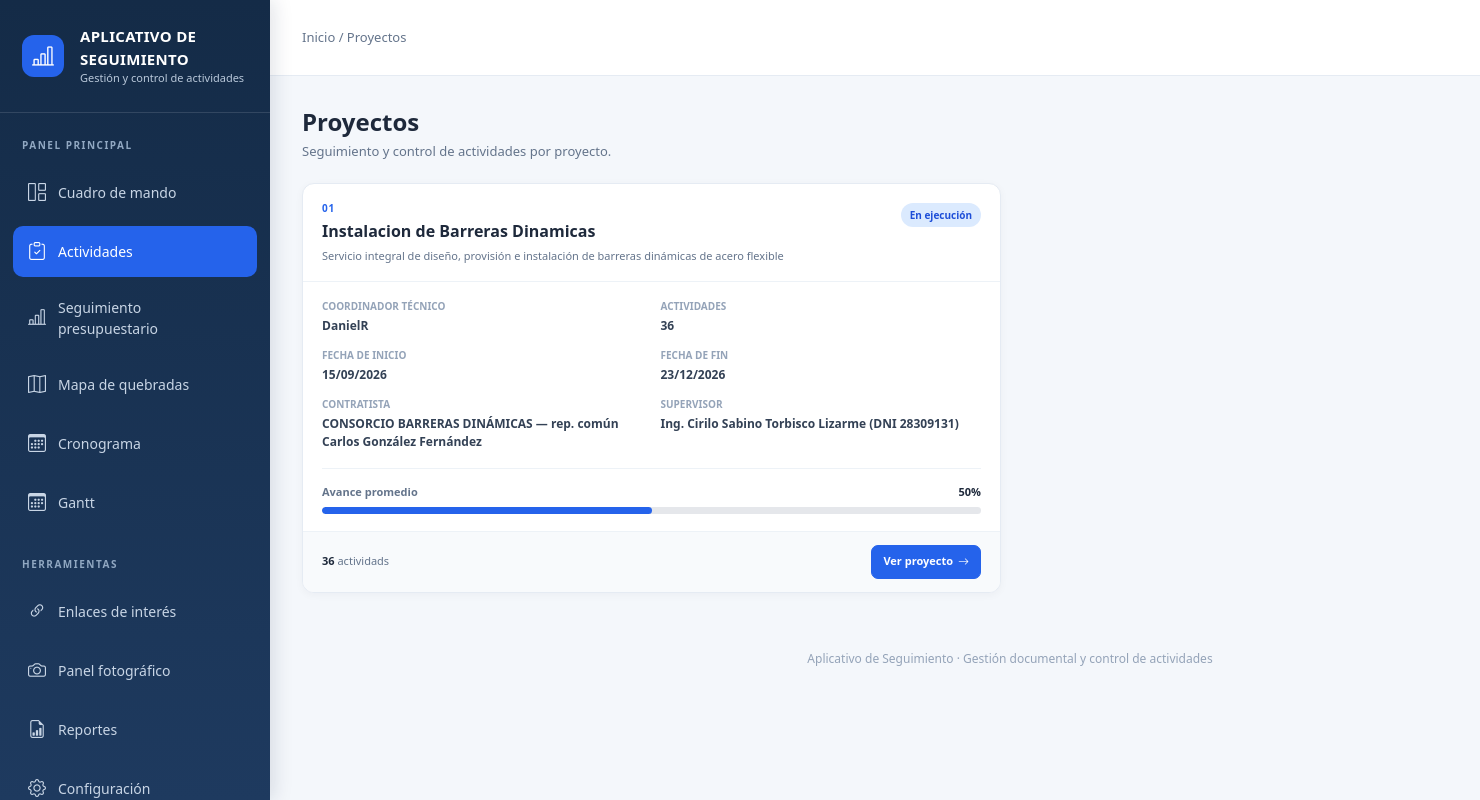
Page /monitoreo/proyectos/ (signed in) on the committed database.
### monitoreo/models.py (models this page shows, shortened)
class Proyecto(models.Model):
    class Estado(models.TextChoices):
        PLANIFICADO = "PLANIFICADO", "Planificado"
        EN_EJECUCION = "EN_EJECUCION", "En ejecución"
        SUSPENDIDO = "SUSPENDIDO", "Suspendido"
        FINALIZADO = "FINALIZADO", "Finalizado"
        CANCELADO = "CANCELADO", "Cancelado"
    codigo = models.CharField(
        max_length=50,
        unique=True,
    )
    nombre = models.CharField(
        max_length=250,
    )
    descripcion = models.TextField(
        blank=True,
    )
    monto = models.DecimalField(
        max_digits=12,
        decimal_places=2,
        null=True,
        blank=True,
    )
    contratista = models.CharField(
        max_length=250,
        blank=True,
    )
    supervisor = models.CharField(
        max_length=250,
        blank=True,
    )
    entidad_nombre = models.CharField(
        max_length=250,
        blank=True,
    )
    coordinador_tecnico = models.ForeignKey(
        Responsable,
        on_delete=models.PROTECT,
        related_name="proyectos_coordinados",
    )
    fecha_inicio = models.DateField()
    fecha_fin = models.DateField()
    estado = models.CharField(
        max_length=20,
        choices=Estado.choices,
        default=Estado.PLANIFICADO,
    )
    activo = models.BooleanField(
        default=True,
    )
    creado_en = models.DateTimeField(
        auto_now_add=True,
    )
    actualizado_en = models.DateTimeField(
        auto_now=True,
    )
    class Meta:
        verbose_name = "Proyecto"
        verbose_name_plural = "Proyectos"
        ordering = [
            "-fecha_inicio",
            "nombre",
        ]

class Responsable(models.Model):
    class Rol(models.TextChoices):
        ADMINISTRADOR = "ADMIN", "Administrador"
        ACTUALIZADOR = "ACTUALIZADOR", "Responsable de actualización"
        MONITOR = "MONITOR", "Monitor"
        COORDINADOR = "COORDINADOR", "Coordinador"
        JEFE = "JEFE", "Jefe"
    usuario = models.OneToOneField(
        settings.AUTH_USER_MODEL,
        on_delete=models.CASCADE,
        related_name="perfil_responsable",
    )
    cargo = models.CharField(
        max_length=150,
        blank=True,
    )
    rol = models.CharField(
        max_length=20,
        choices=Rol.choices,
        default=Rol.COORDINADOR,
    )
    area = models.CharField(
        max_length=150,
        blank=True,
    )
    activo = models.BooleanField(
        default=True,
    )
    class Meta:
        verbose_name = "Responsable"
        verbose_name_plural = "Responsables"
        ordering = [
            "usuario__last_name",
            "usuario__first_name",
        ]
    def __str__(self):
        nombre = self.usuario.get_full_name()
        return nombre or self.usuario.username

### monitoreo/views.py (the view)
@login_required
def proyecto_lista(request):
    proyectos = (
        Proyecto.objects
        .filter(activo=True)
        .select_related("coordinador_tecnico")
    )
    for proyecto in proyectos:
        actividades = proyecto.actividades.all()
        proyecto.total_actividades = actividades.count()
        proyecto.cumplidas = actividades.filter(
            estado=Actividad.Estado.CUMPLIDA
        ).count()
        proyecto.en_proceso = actividades.filter(
            estado=Actividad.Estado.EN_PROCESO
        ).count()
        proyecto.pendientes = actividades.filter(
            estado=Actividad.Estado.PENDIENTE
        ).count()
        proyecto.vencidas = actividades.filter(
            estado=Actividad.Estado.VENCIDA
        ).count()
        promedio = actividades.aggregate(
            promedio=Avg("porcentaje_avance")
        )["promedio"]
        proyecto.avance_promedio = round(
            float(promedio or 0),
            2
        )
    return render(
        request,
        "monitoreo/proyecto_lista.html",
        {
            "proyectos": proyectos,
        },
    )

### monitoreo/templates/monitoreo/proyecto_lista.html (shortened to what this page needs)
{% extends "base.html" %}
{% block actividades_active %}
    active
{% endblock %}
{% block breadcrumb %}
    Inicio / Proyectos
{% endblock %}
{% block content %}
<div class="page-header">
    <div class="page-title">
        <h1>
            Proyectos
        </h1>
        <p>
            Seguimiento y control de actividades por proyecto.
        </p>
    </div>
</div>
{% if proyectos %}
    <div class="projects-grid">
        {% for proyecto in proyectos %}
            <article class="project-card">
                <div class="project-card-header">
                    <div>
                        <div class="project-code">
                            {{ proyecto.codigo }}
                        </div>
                        <h2 class="project-name">
                            {{ proyecto.nombre }}
                        </h2>
                        {% if proyecto.descripcion %}
                            <p class="project-description">
                                {{ proyecto.descripcion }}
                            </p>
                        {% endif %}
                    </div>
                    <div>
                        {% if proyecto.estado == "PLANIFICADO" %}
                            <span class="project-status status-planificado">
                                Planificado
                            </span>
                        {% elif proyecto.estado == "EN_EJECUCION" %}
                            <span class="project-status status-en-ejecucion">
                                En ejecución
                            </span>
                        {% elif proyecto.estado == "SUSPENDIDO" %}
                            <span class="project-status status-suspendido">
                                Suspendido
                            </span>
                        {% elif proyecto.estado == "FINALIZADO" %}
                            <span class="project-status status-finalizado">
                                Finalizado
                            </span>
                        {% elif proyecto.estado == "CANCELADO" %}
                            <span class="project-status status-cancelado">
                                Cancelado
                            </span>
                        {% else %}
                            <span class="project-status status-planificado">
                                {{ proyecto.get_estado_display }}
                            </span>
                        {% endif %}
                    </div>
                </div>
                <div class="project-card-body">
                    <div class="project-data">
                        <div>
                            <div class="data-label">
                                Coordinador técnico
                            </div>
                            <div class="data-value">
                                {% if proyecto.coordinador_tecnico %}
                                    {{ proyecto.coordinador_tecnico }}
                                {% else %}
                                    No asignado
                                {% endif %}
                            </div>
                        </div>
                        <div>
                            <div class="data-label">
                                Actividades
                            </div>
                            <div class="data-value">
                                {{ proyecto.total_actividades|default:0 }}
                            </div>
                        </div>
                        <div>
                            <div class="data-label">
                                Fecha de inicio
                            </div>
                            <div class="data-value">
                                {% if proyecto.fecha_inicio %}
                                    {{ proyecto.fecha_inicio|date:"d/m/Y" }}
                                {% else %}
                                    —
                                {% endif %}
                            </div>
                        </div>
                        <div>
                            <div class="data-label">
                                Fecha de fin
                            </div>
                            <div class="data-value">
                                {% if proyecto.fecha_fin %}
                                    {{ proyecto.fecha_fin|date:"d/m/Y" }}
                                {% else %}
                                    —
                                {% endif %}
                            </div>
                        </div>
                        <div>
                            <div class="data-label">
                                Contratista
                            </div>
                            <div class="data-value">
                                {{ proyecto.contratista|default:"—" }}
                            </div>
                        </div>
                        <div>
                            <div class="data-label">
                                Supervisor
                            </div>
                            <div class="data-value">
                                {{ proyecto.supervisor|default:"—" }}
                            </div>
                        </div>
                    </div>
                    <div class="project-progress">
                        <div class="progress-header">
                            <span class="progress-label">
                                Avance promedio
                            </span>
                            <span class="progress-value">
                                {{ proyecto.avance_promedio|default:0|floatformat:0 }}%
                            </span>
                        </div>
                        <div class="project-progress-bar">
                            <div
                                class="project-progress-fill"
                                data-width="{{ proyecto.avance_promedio|default:0 }}"
                            ></div>
                        </div>
                    </div>
                </div>
                <div class="project-card-footer">
                    <div class="activity-count">
                        <strong>
                            {{ proyecto.total_actividades|default:0 }}
                        </strong>
                        actividad{{ proyecto.total_actividades|default:0|pluralize }}
                    </div>
                    <a
                        href="{% url 'monitoreo:proyecto_resumen' proyecto.pk %}"
                        class="btn-project"
                    >
                        Ver proyecto
                        <i class="bi bi-arrow-right"></i>
                    </a>
                </div>
            </article>
        {% endfor %}
    </div>
{% endif %}
{% endblock %}

### templates/base.html (style rules this page uses)
:root { --sidebar-width:270px; --primary:#1e3a5f; --blue:#2563eb; --bg:#f4f7fb; }
* { box-sizing:border-box; }
body { margin:0; background:var(--bg); color:#1f2937; font-family:"Segoe UI",Arial,sans-serif; }

### monitoreo/templates/monitoreo/proyecto_lista.html (style rules this page uses)
.page-header { display: flex; align-items: center; justify-content: space-between; gap: 20px; margin-bottom: 22px; }
.page-title h1 { margin: 0; color: #1e293b; font-size: 24px; font-weight: 700; }
.page-title p { margin: 5px 0 0; color: #64748b; font-size: 13px; }
.projects-grid { display: grid; grid-template-columns: repeat(2, minmax(0, 1fr)); gap: 18px; }
.project-card { background: #fff; border: 1px solid #e5ebf3; border-radius: 12px; box-shadow: 0 2px 8px rgba(15, 23, 42, .04); overflow: hidden; transition: transform .15s ease, box-shadow .15s ease; }
.project-card-header { padding: 17px 19px; border-bottom: 1px solid #edf2f7; display: flex; justify-content: space-between; align-items: flex-start; gap: 15px; }
.project-code { color: #2563eb; font-size: 10px; font-weight: 750; text-transform: uppercase; letter-spacing: .7px; margin-bottom: 5px; }
.project-name { margin: 0; color: #1e293b; font-size: 16px; font-weight: 700; line-height: 1.3; }
.project-description { margin: 6px 0 0; color: #64748b; font-size: 11px; line-height: 1.45; }
.project-status { flex-shrink: 0; padding: 5px 9px; border-radius: 20px; font-size: 10px; font-weight: 750; white-space: nowrap; }
.status-en-ejecucion { background: #dbeafe; color: #1d4ed8; }
.project-card-body { padding: 17px 19px; }
.project-data { display: grid; grid-template-columns: repeat(2, minmax(0, 1fr)); gap: 13px 18px; }
.data-label { color: #94a3b8; font-size: 10px; font-weight: 700; text-transform: uppercase; margin-bottom: 3px; }
.data-value { color: #334155; font-size: 12px; font-weight: 600; word-break: break-word; }
.project-progress { margin-top: 17px; padding-top: 15px; border-top: 1px solid #edf2f7; }
.progress-header { display: flex; justify-content: space-between; margin-bottom: 6px; }
.progress-label { color: #64748b; font-size: 11px; font-weight: 600; }
.progress-value { color: #1e293b; font-size: 11px; font-weight: 750; }
.project-progress-bar { width: 100%; height: 7px; background: #e5e7eb; border-radius: 20px; overflow: hidden; }
.project-progress-fill { width: 0; height: 100%; background: #2563eb; border-radius: 20px; transition: width .2s ease; }
.project-card-footer { padding: 13px 19px; background: #f8fafc; border-top: 1px solid #edf2f7; display: flex; justify-content: space-between; align-items: center; gap: 10px; }
.activity-count { color: #64748b; font-size: 11px; }
.activity-count strong { color: #1e293b; }
.btn-project { display: inline-flex; align-items: center; justify-content: center; gap: 5px; min-height: 34px; padding: 6px 11px; border-radius: 7px; background: #2563eb; border: 1px solid #2563eb; color: #fff; text-decoration: none; font-size: 11px; font-weight: 650; }

### rows in the picture
Proyecto: codigo "01", nombre "Instalacion de Barreras Dinamicas", descripcion "Servicio integral de diseño, provisión e instalación de barreras dinámicas de acero flexible", estado "En ejecución", coordinador_tecnico "DanielR", total_actividades "36", fecha_inicio "15/09/2026", fecha_fin "23/12/2026", contratista "CONSORCIO BARRERAS DINÁMICAS — rep. común Carlos González Fernández", supervisor "Ing. Cirilo Sabino Torbisco Lizarme (DNI 28309131)", avance_promedio "50"
